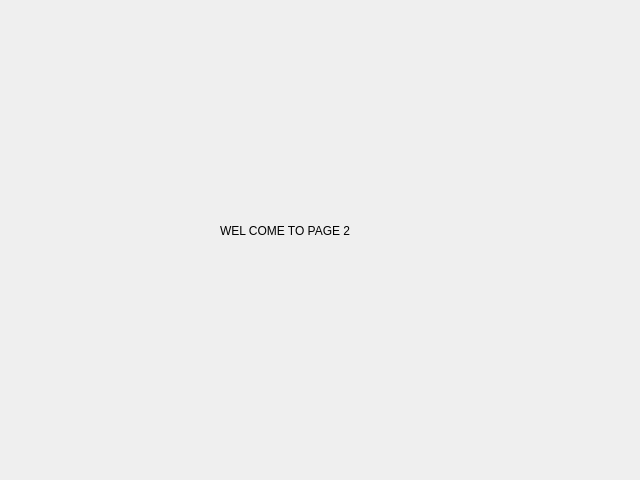
<?xml version="1.0" encoding="UTF-8"?>
<ui version="4.0">
 <class>page_2</class>
 <widget class="QWidget" name="page_2">
  <property name="geometry">
   <rect>
    <x>0</x>
    <y>0</y>
    <width>640</width>
    <height>480</height>
   </rect>
  </property>
  <property name="windowTitle">
   <string>page_2</string>
  </property>
  <widget class="QLabel" name="label">
   <property name="geometry">
    <rect>
     <x>220</x>
     <y>170</y>
     <width>161</width>
     <height>121</height>
    </rect>
   </property>
   <property name="text">
    <string>WEL COME TO PAGE 2</string>
   </property>
  </widget>
 </widget>
 <resources/>
 <connections/>
</ui>
